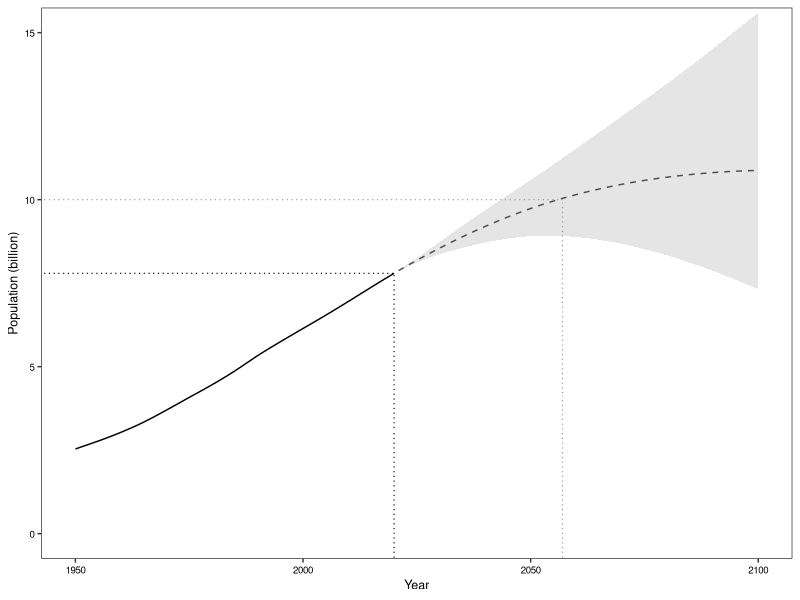

The R source for this figure:
##############Part 0: General info########################################
###############Section 1: Location & info#################################
setwd("C:/Users/wvechelp/OneDrive - UGent/Aeco/Doctoral School/A Research/PhD/Chapter 1/DataScripts")
#Remarks: Last successful run: 21/01/2020; Last changes: 21/01/2020
###############Section 2: Packages########################################
install.packages('ggplot2') #For plotting
###############Section 3: Libraries#######################################
library(ggplot2)
###############Section 4: Defining functions##############################
###############Section 5: Plot and save###################################
plot<-TRUE; save<-FALSE

##############Part 1: World population####################################
###############Section 1: In- and output##################################
df.dat<-read.csv('D_C1_WorldPopulation.csv',header = TRUE,sep = ',')
###############Section 2: Plotting and saving#############################
if(plot){
  p.Population<-ggplot(df.dat,aes(x = Year,y = Population,group = Series)) + coord_cartesian(xlim = c(1950,2100),ylim = c(0,15*10^9)) + 
    #Data
    geom_ribbon(aes(ymin = Min,ymax = Max),fill = 'grey90') + geom_line(aes(colour = Series,linetype = Series)) + 
    scale_colour_manual(values = c('grey30','black')) + scale_linetype_manual(values = c('dashed','solid')) +
    #Extra lines
    geom_line(aes(x = seq(1940,2057,length.out = nrow(df.dat)),y = 10*10^9),colour = 'grey60',linetype = 'dotted',size = 0.4) + 
    geom_line(aes(x = rep(2057,nrow(df.dat)),y = seq(-10^9,10*10^9,length.out = nrow(df.dat))),colour = 'grey60',linetype = 'dotted',size = 0.4) +
    geom_line(aes(x = seq(1940,2020,length.out = nrow(df.dat)),y = df.dat$Population[df.dat$Year == 2020]),colour = 'black',linetype = 'dotted',size = 0.4) + 
    geom_line(aes(x = rep(2020,nrow(df.dat)),y = seq(-10^9,df.dat$Population[df.dat$Year == 2020],length.out = nrow(df.dat))),colour = 'black',linetype = 'dotted',size = 0.4) + 
    #Layout 
    scale_y_continuous('Population (billion)',breaks = c(0,5*10^9,10*10^9,15*10^9),labels = c(0,5,10,15)) + 
    theme_bw() + theme(panel.grid = element_blank(),axis.text = element_text(colour = 'black',size = 7),axis.title = element_text(size = 9)) + 
    theme(legend.position = 'none')
  plot(p.Population)
  if(save){
    tiff('F_C1S1_WorldPopulation.tiff',units = 'mm',width = 160,height = 60,res = 300,pointsize = 7)
    plot(p.Population)
    dev.off()
  }
}
###############Section 3: Variable removal################################
rm(df.dat,p.Population)

